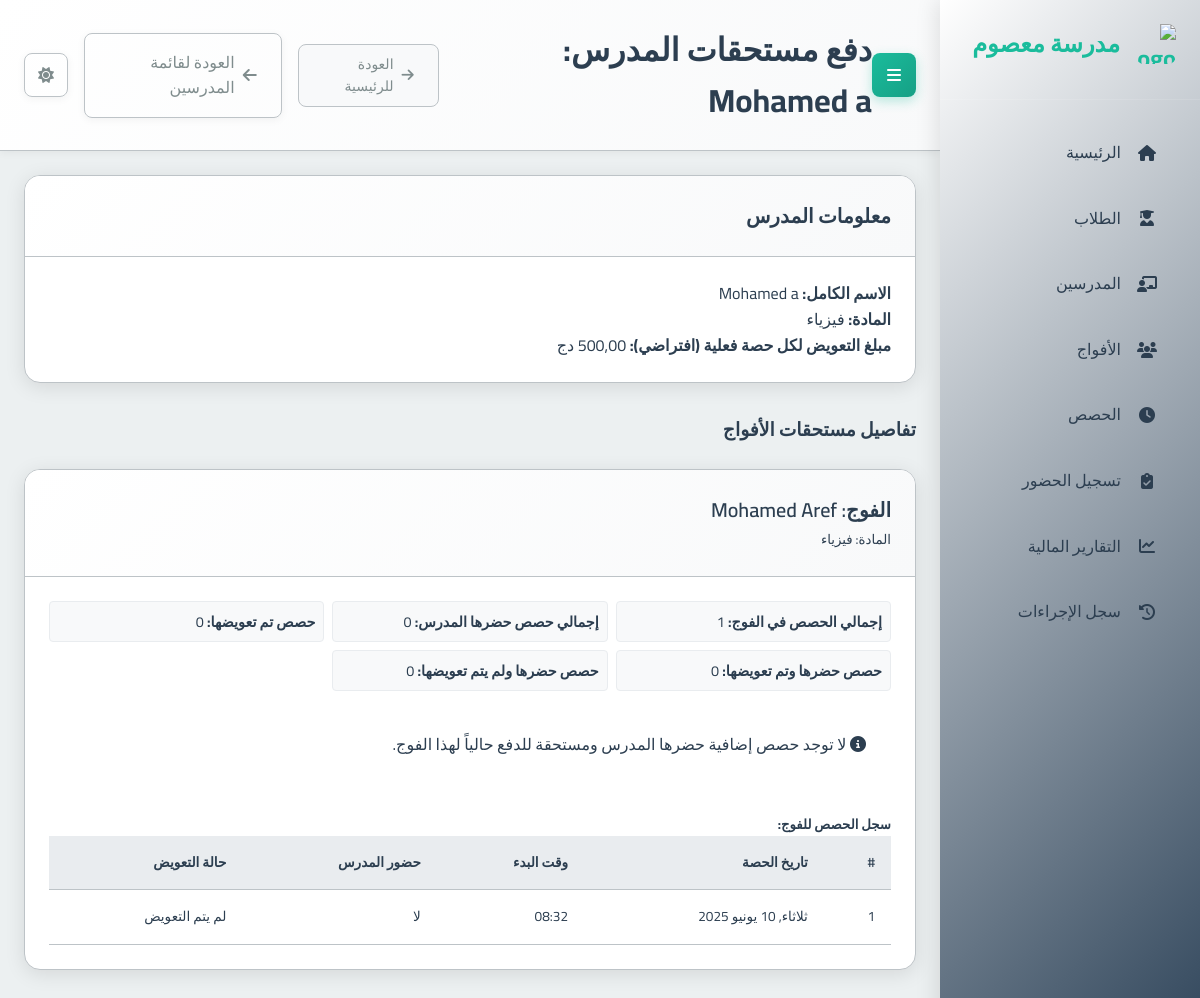
Page /payments/teacher/1/ on the committed database.
### school_app/models.py (models this page shows, shortened)
class Teacher(models.Model):
    first_name = models.CharField(max_length=100, verbose_name="الاسم الأول")
    last_name = models.CharField(max_length=100, verbose_name="اللقب")
    phone_number = models.CharField(max_length=20, unique=True, verbose_name="رقم الهاتف")
    subject = models.ForeignKey(Subject, on_delete=models.PROTECT, verbose_name="المادة الأساسية")
    created_at = models.DateTimeField(auto_now_add=True, verbose_name="تاريخ الإنشاء")
    class Meta:
        verbose_name = "مدرس"
        verbose_name_plural = "المدرسون"

class Subject(models.Model):
    name = models.CharField(max_length=100, verbose_name="اسم المادة")
    class Meta:
        verbose_name = "مادة دراسية"
        verbose_name_plural = "المواد الدراسية"

class Group(models.Model):
    name = models.CharField(max_length=100, verbose_name="اسم الفوج")
    subject = models.ForeignKey(Subject, on_delete=models.PROTECT, verbose_name="المادة")
    teacher = models.ForeignKey(Teacher, on_delete=models.CASCADE, verbose_name="المدرس")
    academic_levels = models.ManyToManyField(AcademicLevel, verbose_name="المستويات الدراسية المتوافقة")
    price_per_4_sessions = models.DecimalField(max_digits=10, decimal_places=2, verbose_name="السعر لكل 4 حصص")
    session_day = models.IntegerField(choices=[
        (0, 'الاثنين'),
        (1, 'الثلاثاء'),
        (2, 'الأربعاء'),
        (3, 'الخميس'),
        (4, 'الجمعة'),
        (5, 'السبت'),
        (6, 'الأحد')
    ], verbose_name="يوم الحصة")
    session_start_time = models.TimeField(verbose_name="وقت بداية الحصة")
    session_duration = models.DecimalField(max_digits=4, decimal_places=2, default=1.5, verbose_name="مدة الحصة (ساعات)")
    students = models.ManyToManyField(Student, blank=True, verbose_name="الطلاب المسجلون")
    created_at = models.DateTimeField(auto_now_add=True, verbose_name="تاريخ الإنشاء")
    is_continuous = models.BooleanField(default=False, verbose_name="فوج مستمر (تُنشأ الحصص أسبوعياً تلقائياً)")
    created_sessions_until = models.DateField(null=True, blank=True, verbose_name="تم إنشاء الحصص حتى تاريخ")
    class Meta:
        verbose_name = "فوج"
        verbose_name_plural = "الأفواج"

class Session(models.Model):
    group = models.ForeignKey(Group, on_delete=models.CASCADE, related_name='sessions', verbose_name="الفوج")
    date = models.DateField(verbose_name="التاريخ")
    start_time = models.TimeField(verbose_name="وقت البدء")
    duration = models.DecimalField(max_digits=4, decimal_places=2, verbose_name="المدة (ساعات)")
    teacher_attended = models.BooleanField(null=True, blank=True, verbose_name="حضور المدرس")
    teacher_compensated = models.BooleanField(default=False, verbose_name="تم تعويض المدرس") # New field
    created_at = models.DateTimeField(auto_now_add=True, verbose_name="تاريخ الإنشاء")
    class Meta:
        verbose_name = "حصة"
        verbose_name_plural = "الحصص"

### school_app/views.py (the view, shortened to what this page needs)
# urls.py: path('payments/teacher/<int:teacher_id>/', views.teacher_payment, name='teacher_payment'),
def teacher_payment(request, teacher_id):
    teacher = get_object_or_404(Teacher, id=teacher_id)
    page_title = f"دفع مستحقات المدرس: {teacher.first_name} {teacher.last_name}"
    payment_info_by_group = []
    taught_groups = Group.objects.filter(teacher=teacher).prefetch_related('sessions', 'subject')
    for group in taught_groups:
        group_sessions_qs = group.sessions.all().order_by('date', 'start_time')
        total_sessions_in_group = group_sessions_qs.count()
        compensated_session_count = 0
        uncompensated_session_count = 0 # All uncompensated sessions for this group
        attended_and_compensated_count = 0
        attended_not_compensated_count = 0 # Attended by teacher but not yet compensated
        teacher_attended_total_count = 0
        session_details_list = []
        for session_obj in group_sessions_qs:
            teacher_attended_status = session_obj.teacher_attended if session_obj.teacher_attended is not None else False
            if teacher_attended_status:
                teacher_attended_total_count +=1
            if session_obj.teacher_compensated:
                compensated_session_count += 1
                if teacher_attended_status:
                    attended_and_compensated_count += 1
            else: # Not compensated
                uncompensated_session_count += 1
                if teacher_attended_status:
                    attended_not_compensated_count += 1
            session_details_list.append({
                'id': session_obj.id,
                'date': session_obj.date,
                'start_time': session_obj.start_time.strftime("%H:%M"),
                'teacher_attended': teacher_attended_status,
                'teacher_compensated': session_obj.teacher_compensated,
            })
        payment_info_by_group.append({
            'group_id': group.id,
            'group_name': group.name,
            'subject_name': group.subject.name,
            'total_sessions_in_group': total_sessions_in_group,
            'teacher_attended_total_count': teacher_attended_total_count,
            'compensated_session_count': compensated_session_count, # Total compensated for this group
            'uncompensated_session_count': uncompensated_session_count, # Total uncompensated for this group
            'attended_and_compensated_count': attended_and_compensated_count,
            'attended_not_compensated_count': attended_not_compensated_count, # Key for form: sessions eligible for payment
            'session_details': session_details_list,
        })
    context = {
        'teacher': teacher,
        'payment_info_by_group': payment_info_by_group,
        'TEACHER_PAY_PER_SESSION_AMOUNT': TEACHER_PAY_PER_SESSION_AMOUNT, # Placeholder for display
        'page_title': page_title
    }
    return render(request, 'school_app/teacher_payment.html', context)

### templates/school_app/teacher_payment.html (shortened to what this page needs)
{% extends "base.html" %}
{% block page_title %}{{ page_title }}{% endblock %}
{% block header_actions %}
  <a href="{% url 'teacher_list' %}" class="btn btn-outline-secondary">
    <i class="fas fa-arrow-left"></i> العودة لقائمة المدرسين
  </a>
{% endblock %}
{% block content %}
<div class="container-fluid">
  <div class="card mb-4">
    <div class="card-header">
      <h3 class="card-title">معلومات المدرس</h3>
    </div>
    <div class="card-body">
      <p><strong>الاسم الكامل:</strong> {{ teacher.first_name }} {{ teacher.last_name }}</p>
      <p><strong>المادة:</strong> {{ teacher.subject.name }}</p>
      <p><strong>مبلغ التعويض لكل حصة فعلية (افتراضي):</strong> {{ TEACHER_PAY_PER_SESSION_AMOUNT|floatformat:2 }} دج</p>
    </div>
  </div>
  {% if payment_info_by_group %}
    <h3 class="mb-3">تفاصيل مستحقات الأفواج</h3>
    {% for group_info in payment_info_by_group %}
      <div class="card mb-4">
        <div class="card-header bg-light">
          <h4 class="card-title mb-0">الفوج: {{ group_info.group_name }}</h4>
          <small class="text-muted">المادة: {{ group_info.subject_name }}</small>
        </div>
        <div class="card-body">
          <div class="payment-summary-grid mb-3">
              <div><strong>إجمالي الحصص في الفوج:</strong> {{ group_info.total_sessions_in_group }}</div>
              <div><strong>إجمالي حصص حضرها المدرس:</strong> <span class="font-weight-bold">{{ group_info.teacher_attended_total_count }}</span></div>
              <div><strong>حصص تم تعويضها:</strong> <span class="text-success font-weight-bold">{{ group_info.compensated_session_count }}</span></div>
              <div><strong>حصص حضرها وتم تعويضها:</strong> <span class="text-success">{{ group_info.attended_and_compensated_count }}</span></div>
              <div><strong>حصص حضرها ولم يتم تعويضها:</strong> <span class="text-danger font-weight-bold">{{ group_info.attended_not_compensated_count }}</span></div>
          </div>
          {% if group_info.attended_not_compensated_count > 0 %}
          <form method="post" action="{% url 'teacher_payment' teacher.id %}" class="border p-3 rounded bg-white shadow-sm mb-3">
            {% csrf_token %}
            <input type="hidden" name="action" value="pay_teacher_sessions">
            <input type="hidden" name="group_id" value="{{ group_info.group_id }}">
            <div class="form-row align-items-end">
              <div class="col-md-5 col-sm-7 mb-2">
                <label for="sessions_to_compensate_{{ group_info.group_id }}">عدد الحصص (التي حضرها المدرس) للدفع:</label>
                <input type="number" class="form-control" id="sessions_to_compensate_{{ group_info.group_id }}" name="sessions_to_compensate_count" value="{{ group_info.attended_not_compensated_count }}" min="1" max="{{ group_info.attended_not_compensated_count }}">
              </div>
              <div class="col-md-auto col-sm-5 mb-2">
                <button type="submit" class="btn btn-primary btn-block">
                  <i class="fas fa-hand-holding-usd"></i> دفع المستحقات
                </button>
              </div>
            </div>
            <small class="form-text text-muted">سيتم دفع المستحقات لأقدم الحصص التي حضرها المدرس ولم يتم تعويضه عنها بعد.</small>
          </form>
          {% else %}
            <p class="alert alert-info"><i class="fas fa-info-circle"></i> لا توجد حصص إضافية حضرها المدرس ومستحقة للدفع حالياً لهذا الفوج.</p>
          {% endif %}
          <h5 class="mt-4">سجل الحصص للفوج:</h5>
          <div class="table-responsive">
            <table class="table table-sm table-bordered table-hover" style="font-size: 0.85rem;">
              <thead class="thead-light">
                <tr>
                  <th>#</th>
                  <th>تاريخ الحصة</th>
                  <th>وقت البدء</th>
                  <th>حضور المدرس</th>
                  <th>حالة التعويض</th>
                </tr>
              </thead>
              <tbody>
                {% for session_detail in group_info.session_details %}
                  <tr class="{% if not session_detail.teacher_compensated and session_detail.teacher_attended %}table-warning{% elif session_detail.teacher_compensated and not session_detail.teacher_attended %}table-info{% endif %}">
                    <td>{{ forloop.counter }}</td>
                    <td>{{ session_detail.date|date:"D, d M Y" }}</td>
                    <td>{{ session_detail.start_time }}</td>
                    <td>
                      {% if session_detail.teacher_attended %}
                        <span class="badge badge-success">نعم</span>
                      {% elif session_detail.teacher_attended is None %}
                        <span class="badge badge-secondary">لم يحدد</span>
                      {% else %}
                        <span class="badge badge-danger">لا</span>
                      {% endif %}
                    </td>
                    <td>
                      {% if session_detail.teacher_compensated %}
                        <span class="badge badge-success">تم التعويض</span>
                      {% else %}
                        <span class="badge badge-warning">لم يتم التعويض</span>
                      {% endif %}
                    </td>
                  </tr>
                {% empty %}
                  <tr>
                    <td colspan="5" class="text-center text-muted">لا توجد حصص مجدولة لهذا الفوج بعد.</td>
                  </tr>
                {% endfor %}
              </tbody>
            </table>
          </div>
        </div>
      </div>
    {% endfor %}
  {% else %}
    <p class="text-center text-muted lead mt-4">هذا المدرس غير مسجل في أي فوج حالياً أو لا توجد أفواج متاحة.</p>
  {% endif %}
</div>
{% endblock %}

### static/css/main.css (style rules this page uses)
:root { --primary-color: #2c3e50; --primary-light: #34495e; --primary-darker: #1a252f; --accent-color: #1abc9c; --accent-light: #2fe2b3; --accent-dark: #16a085; --text-color: #2c3e50; --text-secondary: #7f8c8d; --text-on-primary: #ffffff; --text-on-accent: #ffffff; --text-nav: #2c3e50; --background-color: #ecf0f1; --card-background: #ffffff; --input-background: #ffffff; --border-color: #bdc3c7; --input-border-color: #bdc3c7; --success-color: #2ecc71; --warning-color: #f39c12; --error-color: #e74c3c; --info-color: #1E90FF; --table-header-background: #e9ecef; --table-row-hover-background: #f8f9fa; --box-shadow-color: rgba(0, 0, 0, 0.1); --box-shadow-color-hover: rgba(0, 0, 0, 0.15); --box-shadow-soft-color: rgba(0, 0, 0, 0.05); --subtle-background: #f8f9fa; --spacing-xs: 8px; --spacing-sm: 16px; --spacing-md: 24px; --spacing-lg: 32px; --spacing-xl: 48px; --font-family: 'Cairo', sans-serif; --font-size-xs: 12px; --font-size-sm: 14px; --font-size-md: 16px; --font-size-lg: 20px; --font-size-xl: 24px; --font-size-xxl: 32px; --border-radius-sm: 4px; --border-radius-md: 8px; --border-radius-lg: 16px; --transition-fast: 0.2s ease; --transition-normal: 0.3s ease; --transition-slow: 0.5s ease; --sidebar-width: 260px; }
* { margin: 0; padding: 0; box-sizing: border-box; direction: rtl; }
html { direction: rtl; font-size: 16px; }
body { font-family: var(--font-family); background-color: var(--background-color); color: var(--text-color); line-height: 1.6; transition: background-color var(--transition-normal), color var(--transition-normal); overflow-x: hidden; }
.card { background-color: var(--card-background); border-radius: var(--border-radius-lg); box-shadow: 0 4px 20px var(--box-shadow-color); margin-bottom: var(--spacing-md); overflow: hidden; transition: all var(--transition-normal); border: 1px solid var(--border-color); }
.card-header { padding: var(--spacing-md); border-bottom: 1px solid var(--border-color); background: linear-gradient(135deg, var(--card-background) 0%, var(--subtle-background) 100%); }
.card-title { font-size: var(--font-size-lg); font-weight: 600; margin: 0; color: var(--text-color); }
.card-body { padding: var(--spacing-md); color: var(--text-color); }
.btn { font-family: var(--font-family); padding: var(--spacing-sm) var(--spacing-md); border: none; border-radius: var(--border-radius-md); cursor: pointer; font-size: var(--font-size-md); font-weight: 500; text-decoration: none; display: inline-flex; align-items: center; gap: var(--spacing-xs); transition: all var(--transition-fast); box-shadow: 0 2px 8px var(--box-shadow-soft-color); }
.btn-outline-secondary { background-color: transparent; border: 1px solid var(--border-color); color: var(--text-secondary); }
.alert { padding: var(--spacing-md); border-radius: var(--border-radius-md); margin-bottom: var(--spacing-md); border: 1px solid transparent; position: relative; }
.mb-3 { margin-bottom: var(--spacing-md); }
.mb-4 { margin-bottom: var(--spacing-lg); }
.mt-4 { margin-top: var(--spacing-lg); }
table { width: 100%; border-collapse: collapse; }
th, td { padding: var(--spacing-sm); text-align: right; border-bottom: 1px solid var(--border-color); }
th { background-color: var(--table-header-background); font-weight: 600; color: var(--text-color); }

### templates/school_app/teacher_payment.html (style rules this page uses)
.payment-summary-grid { display: grid; grid-template-columns: repeat(auto-fit, minmax(220px, 1fr)); gap: 0.5rem; margin-bottom: 1rem; font-size: 0.9rem; }
.payment-summary-grid > div { background-color: #f8f9fa; padding: 0.5rem; border-radius: 0.25rem; border: 1px solid #e9ecef; }

### rows in the picture
Teacher: first_name "Mohamed", last_name "a", subject.name "فيزياء"
Group: group_name "Mohamed Aref"
Subject: subject_name "فيزياء"
Session: date "ثلاثاء, 10 يونيو 2025"

### other values in the picture
{{ page_title }} "دفع مستحقات المدرس: Mohamed a"
{{ group_info.total_sessions_in_group }} "1"
{{ group_info.teacher_attended_total_count }} "0"
{{ group_info.compensated_session_count }} "0"
{{ group_info.attended_and_compensated_count }} "0"
{{ group_info.attended_not_compensated_count }} "0"
{{ session_detail.start_time }} "08:32"
